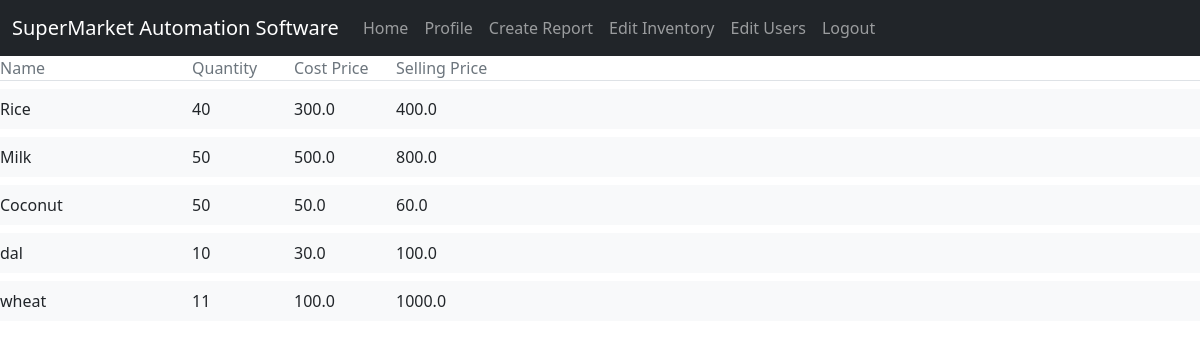
The app's page /product/view/ (signed in) with its own data.
### product/models.py (models this page shows, shortened)
class Product(models.Model):
    name = models.CharField(max_length = 100)
    cost_price = models.FloatField(validators=[MinValueValidator(0.0)])
    quantity = models.IntegerField(validators=[MinValueValidator(0)])
    selling_price = models.FloatField(validators=[MinValueValidator(0.0)])

### product/views.py (the view)
# urls.py: path('view/',views.view_product, name = 'product-view'),
@login_required
def view_product(request):
    form = ProductForm()
    context = {'product_list':Product.objects.all(),'form':form}
    return render(request, 'product/view_product.html', context)

### product/templates/product/view_product.html
{% extends 'product/base.html' %}
{% block content %}
<div class="row text-muted border-bottom mb-2">
    <div class="col-2 pl-5">Name</div>
    <div class="col-1 px-0">Quantity</div>
    <div class="col-1 px-0">Cost Price</div>
    <div class="col-1 px-0">Selling Price</div>
</div>
{% for product in product_list %}
    <div class="parent">
        <div class="row highlight bg-light mb-2 py-2">
            <div class="col-2 pl-5">{{ product.name }}</div>
            <div class="col-1 px-0">{{ product.quantity }}</div>
            <div class="col-1 px-0">{{ product.cost_price }}</div>
            <div class="col-1 px-0">{{ product.selling_price }}</div>
    </div>
{% endfor %}
{% endblock %}

### records on screen
Product: name "Rice", quantity "40", cost_price "300.0", selling_price "400.0"
Product: name "Milk", quantity "50", cost_price "500.0", selling_price "800.0"
Product: name "Coconut", quantity "50", cost_price "50.0", selling_price "60.0"
Product: name "dal", quantity "10", cost_price "30.0", selling_price "100.0"
Product: name "wheat", quantity "11", cost_price "100.0", selling_price "1000.0"
